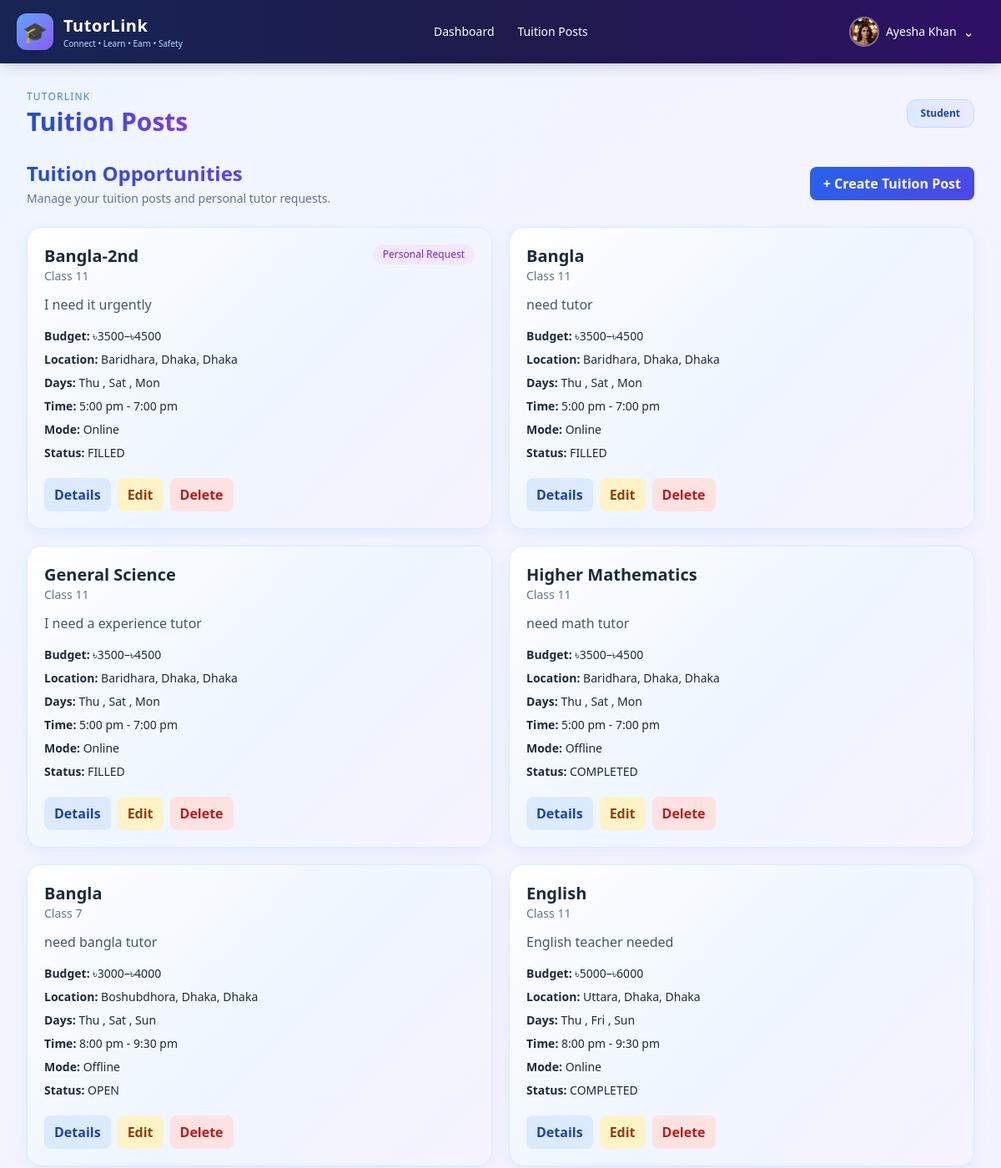
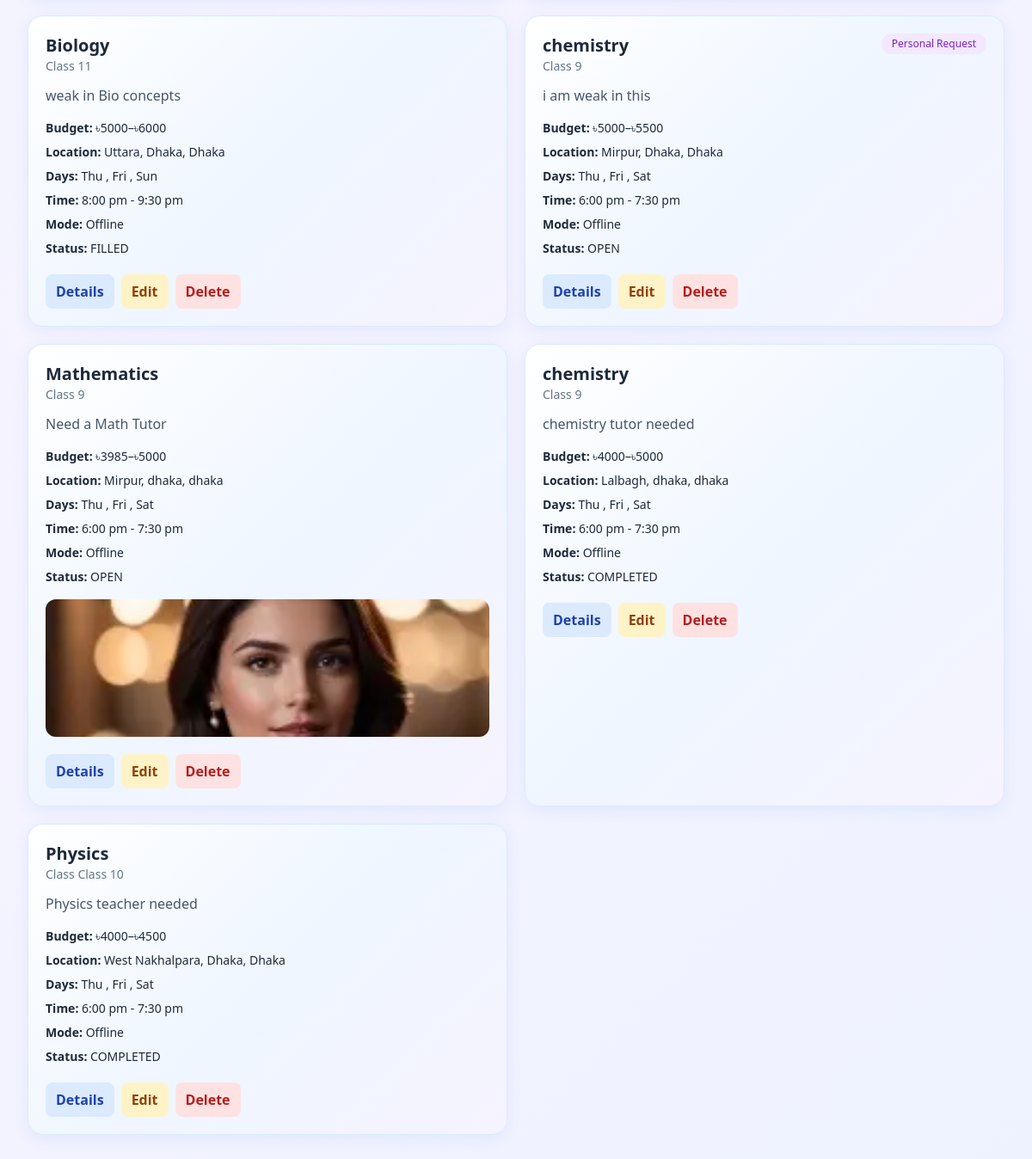
Page /tuitions/ (signed in) on the committed database (2 pictures, top to bottom).
### accounts/models.py (models this page shows, shortened)
class User(AbstractUser):
    class Role(models.TextChoices):
        ADMIN = 'ADMIN', 'Administrator'
        TUTOR = 'TUTOR', 'Tutor'
        STUDENT = 'STUDENT', 'Student'
    role = models.CharField(max_length=10, choices=Role.choices, default=Role.STUDENT)
    phone = models.CharField(max_length=20, blank=True)
    division = models.CharField(max_length=50, blank=True)
    district = models.CharField(max_length=50, blank=True)
    area = models.CharField(max_length=100, blank=True)
    profile_picture = models.ImageField(upload_to='profiles/', blank=True, null=True)
    bio = models.TextField(blank=True)
    is_verified = models.BooleanField(default=False)
    institution = models.CharField(max_length=150, blank=True)
    academic_level = models.CharField(max_length=50, blank=True)
    monthly_budget = models.DecimalField(max_digits=10, decimal_places=2, null=True, blank=True)

### tuitions/models.py (models this page shows, shortened)
class TuitionPost(models.Model):
    student = models.ForeignKey(
        settings.AUTH_USER_MODEL,
        on_delete=models.CASCADE,
    )
    target_tutor = models.ForeignKey(
        settings.AUTH_USER_MODEL,
        on_delete=models.SET_NULL,
        null=True,
        blank=True,
        related_name="targeted_tuition_posts",
    )
    subject = models.CharField(max_length=100)
    class_level = models.CharField(max_length=50)
    description = models.TextField()
    budget_min = models.PositiveIntegerField()
    budget_max = models.PositiveIntegerField()
    division = models.CharField(max_length=100)
    district = models.CharField(max_length=100)
    area = models.CharField(max_length=100)
    preferred_days = models.CharField(max_length=100)
    time_slot = models.CharField(max_length=100)
    teaching_mode = models.CharField(
        max_length=20,
        choices=[
            ("ONLINE", "Online"),
            ("OFFLINE", "Offline"),
        ],
        default="ONLINE",
    )
    image = models.ImageField(
        upload_to="tuition_posts/",
        blank=True,
        null=True,
    )
    status = models.CharField(max_length=20, default="OPEN")
    created_at = models.DateTimeField(auto_now_add=True)

### tuitions/views.py (the view)
# urls.py: path("", views.post_list, name="post_list"),
@login_required
def post_list(request):
    my_applications = set()
    applications_by_tuition = {}
    if is_tutor(request.user):
        posts = (
            TuitionPost.objects.filter(status="OPEN")
            .filter(
                Q(target_tutor__isnull=True)
                | Q(target_tutor=request.user)
            )
            .select_related("student", "target_tutor")
            .order_by("-created_at")
        )
        tutor_applications = TuitionApplication.objects.filter(
            tutor=request.user
        ).select_related("tuition")
        for application in tutor_applications:
            my_applications.add(application.tuition_id)
            applications_by_tuition[application.tuition_id] = application
        subject = request.GET.get("subject", "").strip()
        class_level = request.GET.get("class_level", "").strip()
        area = request.GET.get("area", "").strip()
        min_budget = request.GET.get("min_budget", "").strip()
        max_budget = request.GET.get("max_budget", "").strip()
        mode = request.GET.get("mode", "").strip()
        if subject:
            posts = posts.filter(subject__icontains=subject)
        if class_level:
            posts = posts.filter(class_level__icontains=class_level)
        if area:
            posts = posts.filter(
                Q(area__icontains=area)
                | Q(district__icontains=area)
                | Q(division__icontains=area)
            )
        if min_budget.isdigit():
            posts = posts.filter(budget_max__gte=int(min_budget))
        if max_budget.isdigit():
            posts = posts.filter(budget_min__lte=int(max_budget))
        if mode in ("ONLINE", "OFFLINE"):
            posts = posts.filter(teaching_mode=mode)
        for post in posts:
            post.my_application = applications_by_tuition.get(post.pk)
    elif is_student(request.user):
        posts = (
            TuitionPost.objects.filter(student=request.user)
            .select_related("student", "target_tutor")
            .order_by("-created_at")
        )
    elif is_admin(request.user):
        posts = (
            TuitionPost.objects.select_related("student", "target_tutor")
            .order_by("-created_at")
        )
    else:
        raise PermissionDenied
    return render(request, "tuitions/post_list.html", {
        "posts": posts,
        "my_applications": my_applications,
        "is_student": is_student(request.user),
        "is_tutor": is_tutor(request.user),
        "is_admin": is_admin(request.user),
        "role_name": request.user.get_role_display(),
        "filters": request.GET,
    })

### tuitions/views.py (called while the page is built)
def is_admin(user):
    return user.is_superuser or str(
        getattr(user, "role", "")
    ).upper() == "ADMIN"

def is_student(user):
    return str(getattr(user, "role", "")).upper() == "STUDENT"

def is_tutor(user):
    return str(getattr(user, "role", "")).upper() == "TUTOR"

### templates/tuitions/post_list.html (shortened to what this page needs)
{% extends 'accounts/dashboards/base_dashboard.html' %}
{% block content %}
<div class="max-w-7xl mx-auto space-y-6">
    <div class="flex flex-wrap justify-between items-center gap-3">
        <div>
            <h2 class="text-2xl font-bold gradient-heading">
            </h2>
            {% if is_tutor %}
                <p class="text-sm text-slate-500 mt-1">
                    Review personal requests or apply for tuition opportunities.
                </p>
            {% elif is_student %}
                <p class="text-sm text-slate-500 mt-1">
                    Manage your tuition posts and personal tutor requests.
                </p>
            {% endif %}
        </div>
        {% if is_student or is_admin %}
        <a href="{% url 'tuitions:create_post' %}"
           class="gradient-button px-4 py-2 rounded-lg font-semibold">
            + Create Tuition Post
        </a>
        {% endif %}
    </div>
    <div class="grid md:grid-cols-2 xl:grid-cols-3 gap-5">
        {% for post in posts %}
        <article class="gradient-card p-5">
            <div class="flex justify-between items-start gap-3">
                <div>
                    <h3 class="text-xl font-bold">{{ post.subject }}</h3>
                    <p class="text-sm text-slate-500">
                        Class {{ post.class_level }}
                    </p>
                </div>
                {% if post.target_tutor_id %}
                <span class="text-xs rounded-full bg-purple-100 text-purple-700 px-3 py-1">
                    Personal Request
                </span>
                {% endif %}
            </div>
            <p class="mt-3 text-slate-600">
                {{ post.description|truncatewords:30 }}
            </p>
            <div class="mt-4 space-y-2 text-sm">
                <p>
                    <strong>Budget:</strong>
                    ৳{{ post.budget_min }}–৳{{ post.budget_max }}
                </p>
                <p>
                    <strong>Location:</strong>
                    {{ post.area }}, {{ post.district }}, {{ post.division }}
                </p>
                <p><strong>Days:</strong> {{ post.preferred_days }}</p>
                <p><strong>Time:</strong> {{ post.time_slot }}</p>
                <p><strong>Mode:</strong> {{ post.get_teaching_mode_display }}</p>
                <p><strong>Status:</strong> {{ post.status }}</p>
            </div>
            {% if post.image %}
            <img src="{{ post.image.url }}"
                 alt="Tuition post image"
                 class="w-full h-40 object-cover rounded-xl mt-4">
            {% endif %}
            <div class="flex flex-wrap gap-2 mt-5">
                <a href="{% url 'tuitions:post_detail' post.pk %}"
                   class="px-3 py-2 rounded-lg bg-blue-100 text-blue-800 font-semibold">
                    Details
                </a>
                {% if post.student_id == request.user.pk or is_admin %}
                <a href="{% url 'tuitions:edit_post' post.pk %}"
                   class="px-3 py-2 rounded-lg bg-amber-100 text-amber-800 font-semibold">
                    Edit
                </a>
                <form method="post"
                      action="{% url 'tuitions:delete_post' post.pk %}">
                    <button type="submit"
                            class="px-3 py-2 rounded-lg bg-red-100 text-red-700 font-semibold"
                            onclick="return confirm('Are you sure you want to delete this tuition post?');">
                        Delete
                    </button>
                </form>
                {% endif %}
            </div>
        </article>
        {% endfor %}
    </div>
</div>
{% endblock %}

### templates/accounts/dashboards/base_dashboard.html (shortened to what this page needs)
<!DOCTYPE html>
<html lang="en">
<head>
    <script src="https://cdn.tailwindcss.com"></script>
</head>
<body class="min-h-screen text-slate-800">
    <nav class="bg-gradient-to-r from-blue-950 via-indigo-950 to-violet-950 text-white shadow-lg">
        <div class="max-w-7xl mx-auto px-5">
            <div class="flex flex-wrap items-center justify-between gap-4 min-h-[76px]">
                <a href="{% url 'role_dashboard' %}"
                   class="flex items-center gap-3 shrink-0">
                    <div class="w-11 h-11 rounded-xl bg-gradient-to-br from-blue-400 to-violet-500 flex items-center justify-center text-2xl shadow">
                        🎓
                    </div>
                    <div>
                        <div class="font-bold text-xl tracking-wide">TutorLink</div>
                        <div class="text-[10px] text-blue-200">
                            Connect • Learn • Earn • Safety
                        </div>
                    </div>
                </a>
                <div class="flex flex-wrap items-center gap-1 text-sm font-medium">
                    <a href="{% url 'role_dashboard' %}"
                       class="px-3 py-2 rounded-lg hover:bg-white/10 transition">
                        Dashboard
                    </a>
                    <a href="{% url 'tuitions:post_list' %}"
                       class="px-3 py-2 rounded-lg hover:bg-white/10 transition">
                        Tuition Posts
                    </a>
                </div>
                <div class="relative shrink-0" id="profileDropdown">
                    <button type="button"
                            id="profileButton"
                            aria-expanded="false"
                            aria-controls="profileMenu"
                            class="flex items-center gap-2 px-3 py-2 rounded-xl hover:bg-white/10 transition">
                        {% if user.profile_picture %}
                            <img src="{{ user.profile_picture.url }}"
                                 alt="Profile picture"
                                 class="w-9 h-9 rounded-full object-cover border-2 border-white/40">
                        {% else %}
                            <div class="w-9 h-9 rounded-full bg-gradient-to-br from-blue-400 to-violet-500 flex items-center justify-center font-bold">
                                {{ user.username|first|upper }}
                            </div>
                        {% endif %}
                        <span class="text-sm font-medium max-w-[150px] truncate">
                            {{ user.get_full_name|default:user.username }}
                        </span>
                        <span id="profileArrow" aria-hidden="true">⌄</span>
                    </button>
                </div>
            </div>
        </div>
    </nav>
    <main class="p-5 md:p-8">
        <div class="max-w-7xl mx-auto">
            <div class="flex flex-wrap items-center justify-between gap-4 mb-7">
                <div>
                    <div class="text-xs text-blue-500 uppercase tracking-widest mb-1">
                        TutorLink
                    </div>
                    <h1 class="text-3xl font-bold gradient-heading">
                    </h1>
                </div>
                <div class="px-4 py-2 bg-gradient-to-r from-blue-100 to-violet-100 rounded-xl border border-blue-200 text-xs font-bold text-blue-800">
                    {{ role_name }}
                </div>
            </div>
            {% block content %}{% endblock %}
        </div>
    </main>
</body>
</html>

### templates/accounts/dashboards/base_dashboard.html (style rules this page uses)
body { background: linear-gradient(135deg, #eff6ff, #f5f3ff, #eef2ff); min-height: 100vh; }
.gradient-card { background: linear-gradient(135deg, #ffffff, #eff6ff, #f5f3ff); border: 1px solid #dbeafe; border-radius: 18px; box-shadow: 0 5px 18px rgba(37, 99, 235, 0.08); transition: transform .2s ease, box-shadow .2s ease; }
.gradient-button { background: linear-gradient(135deg, #2563eb, #4f46e5); color: white; transition: .2s ease; }
.gradient-heading { background: linear-gradient(90deg, #1d4ed8, #7c3aed); -webkit-background-clip: text; background-clip: text; color: transparent; }

### rows in the picture
User: profile_picture (picture), get_full_name "Ayesha Khan", role "Student"
TuitionPost: subject "Bangla-2nd", class_level "11", shows "Personal Request", description "I need it urgently", budget_min "3500", budget_max "4500", area "Baridhara", district "Dhaka", division "Dhaka", preferred_days "Thu , Sat , Mon", time_slot "5:00 pm - 7:00 pm", teaching_mode "Online", status "FILLED", shows "Edit"
TuitionPost: subject "Bangla", class_level "11", description "need tutor", budget_min "3500", budget_max "4500", area "Baridhara", district "Dhaka", division "Dhaka", preferred_days "Thu , Sat , Mon", time_slot "5:00 pm - 7:00 pm", teaching_mode "Online", status "FILLED", shows "Edit"
TuitionPost: subject "General Science", class_level "11", description "I need a experience tutor", budget_min "3500", budget_max "4500", area "Baridhara", district "Dhaka", division "Dhaka", preferred_days "Thu , Sat , Mon", time_slot "5:00 pm - 7:00 pm", teaching_mode "Online", status "FILLED", shows "Edit"
TuitionPost: subject "Higher Mathematics", class_level "11", description "need math tutor", budget_min "3500", budget_max "4500", area "Baridhara", district "Dhaka", division "Dhaka", preferred_days "Thu , Sat , Mon", time_slot "5:00 pm - 7:00 pm", teaching_mode "Offline", status "COMPLETED", shows "Edit"
TuitionPost: subject "Bangla", class_level "7", description "need bangla tutor", budget_min "3000", budget_max "4000", area "Boshubdhora", district "Dhaka", division "Dhaka", preferred_days "Thu , Sat , Sun", time_slot "8:00 pm - 9:30 pm", teaching_mode "Offline", status "OPEN", shows "Edit"
TuitionPost: subject "English", class_level "11", description "English teacher needed", budget_min "5000", budget_max "6000", area "Uttara", district "Dhaka", division "Dhaka", preferred_days "Thu , Fri , Sun", time_slot "8:00 pm - 9:30 pm", teaching_mode "Online", status "COMPLETED", shows "Edit"
TuitionPost: subject "Biology", class_level "11", description "weak in Bio concepts", budget_min "5000", budget_max "6000", area "Uttara", district "Dhaka", division "Dhaka", preferred_days "Thu , Fri , Sun", time_slot "8:00 pm - 9:30 pm", teaching_mode "Offline", status "FILLED", shows "Edit"
TuitionPost: subject "chemistry", class_level "9", shows "Personal Request", description "i am weak in this", budget_min "5000", budget_max "5500", area "Mirpur", district "Dhaka", division "Dhaka", preferred_days "Thu , Fri , Sat", time_slot "6:00 pm - 7:30 pm", teaching_mode "Offline", status "OPEN", shows "Edit"
TuitionPost: subject "Mathematics", class_level "9", description "Need a Math Tutor", budget_min "3985", budget_max "5000", area "Mirpur", district "dhaka", division "dhaka", preferred_days "Thu , Fri , Sat", time_slot "6:00 pm - 7:30 pm", teaching_mode "Offline", status "OPEN", image (picture), shows "Edit"
TuitionPost: subject "chemistry", class_level "9", description "chemistry tutor needed", budget_min "4000", budget_max "5000", area "Lalbagh", district "dhaka", division "dhaka", preferred_days "Thu , Fri , Sat", time_slot "6:00 pm - 7:30 pm", teaching_mode "Offline", status "COMPLETED", shows "Edit"
TuitionPost: subject "Physics", class_level "Class 10", description "Physics teacher needed", budget_min "4000", budget_max "4500", area "West Nakhalpara", district "Dhaka", division "Dhaka", preferred_days "Thu , Fri , Sat", time_slot "6:00 pm - 7:30 pm", teaching_mode "Offline", status "COMPLETED", shows "Edit"
